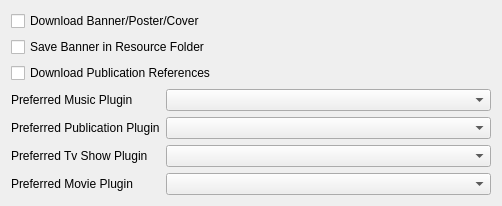
<?xml version="1.0" encoding="UTF-8"?>
<ui version="4.0">
 <class>ConfigFetcher</class>
 <widget class="QWidget" name="ConfigFetcher">
  <property name="geometry">
   <rect>
    <x>0</x>
    <y>0</y>
    <width>502</width>
    <height>205</height>
   </rect>
  </property>
  <property name="windowTitle">
   <string>Form</string>
  </property>
  <layout class="QVBoxLayout" name="verticalLayout">
   <item>
    <widget class="QCheckBox" name="kcfg_DownloadBanner">
     <property name="text">
      <string>Download Banner/Poster/Cover</string>
     </property>
    </widget>
   </item>
   <item>
    <widget class="QCheckBox" name="kcfg_SaveBannerInResourceFolder">
     <property name="text">
      <string>Save Banner in Resource Folder</string>
     </property>
    </widget>
   </item>
   <item>
    <widget class="QCheckBox" name="kcfg_DownloadReferences">
     <property name="text">
      <string>Download Publication References</string>
     </property>
    </widget>
   </item>
   <item>
    <layout class="QFormLayout" name="formLayout">
     <item row="0" column="0">
      <widget class="QLabel" name="label_4">
       <property name="text">
        <string>Preferred Music Plugin</string>
       </property>
      </widget>
     </item>
     <item row="0" column="1">
      <widget class="KComboBox" name="musicPlugin">
       <property name="sizePolicy">
        <sizepolicy hsizetype="MinimumExpanding" vsizetype="Fixed">
         <horstretch>0</horstretch>
         <verstretch>0</verstretch>
        </sizepolicy>
       </property>
      </widget>
     </item>
     <item row="1" column="0">
      <widget class="QLabel" name="label_3">
       <property name="text">
        <string>Preferred Publication Plugin</string>
       </property>
      </widget>
     </item>
     <item row="1" column="1">
      <widget class="KComboBox" name="publicationPlugin">
       <property name="sizePolicy">
        <sizepolicy hsizetype="MinimumExpanding" vsizetype="Fixed">
         <horstretch>0</horstretch>
         <verstretch>0</verstretch>
        </sizepolicy>
       </property>
      </widget>
     </item>
     <item row="2" column="0">
      <widget class="QLabel" name="label_2">
       <property name="text">
        <string>Preferred Tv Show Plugin</string>
       </property>
      </widget>
     </item>
     <item row="2" column="1">
      <widget class="KComboBox" name="tvshowPlugin">
       <property name="sizePolicy">
        <sizepolicy hsizetype="MinimumExpanding" vsizetype="Fixed">
         <horstretch>0</horstretch>
         <verstretch>0</verstretch>
        </sizepolicy>
       </property>
      </widget>
     </item>
     <item row="3" column="0">
      <widget class="QLabel" name="label">
       <property name="text">
        <string>Preferred Movie Plugin</string>
       </property>
      </widget>
     </item>
     <item row="3" column="1">
      <widget class="KComboBox" name="moviePlugin">
       <property name="sizePolicy">
        <sizepolicy hsizetype="MinimumExpanding" vsizetype="Fixed">
         <horstretch>0</horstretch>
         <verstretch>0</verstretch>
        </sizepolicy>
       </property>
      </widget>
     </item>
    </layout>
   </item>
   <item>
    <spacer name="verticalSpacer">
     <property name="orientation">
      <enum>Qt::Vertical</enum>
     </property>
     <property name="sizeHint" stdset="0">
      <size>
       <width>20</width>
       <height>40</height>
      </size>
     </property>
    </spacer>
   </item>
  </layout>
 </widget>
 <customwidgets>
  <customwidget>
   <class>KComboBox</class>
   <extends>QComboBox</extends>
   <header>kcombobox.h</header>
  </customwidget>
 </customwidgets>
 <resources/>
 <connections/>
</ui>
